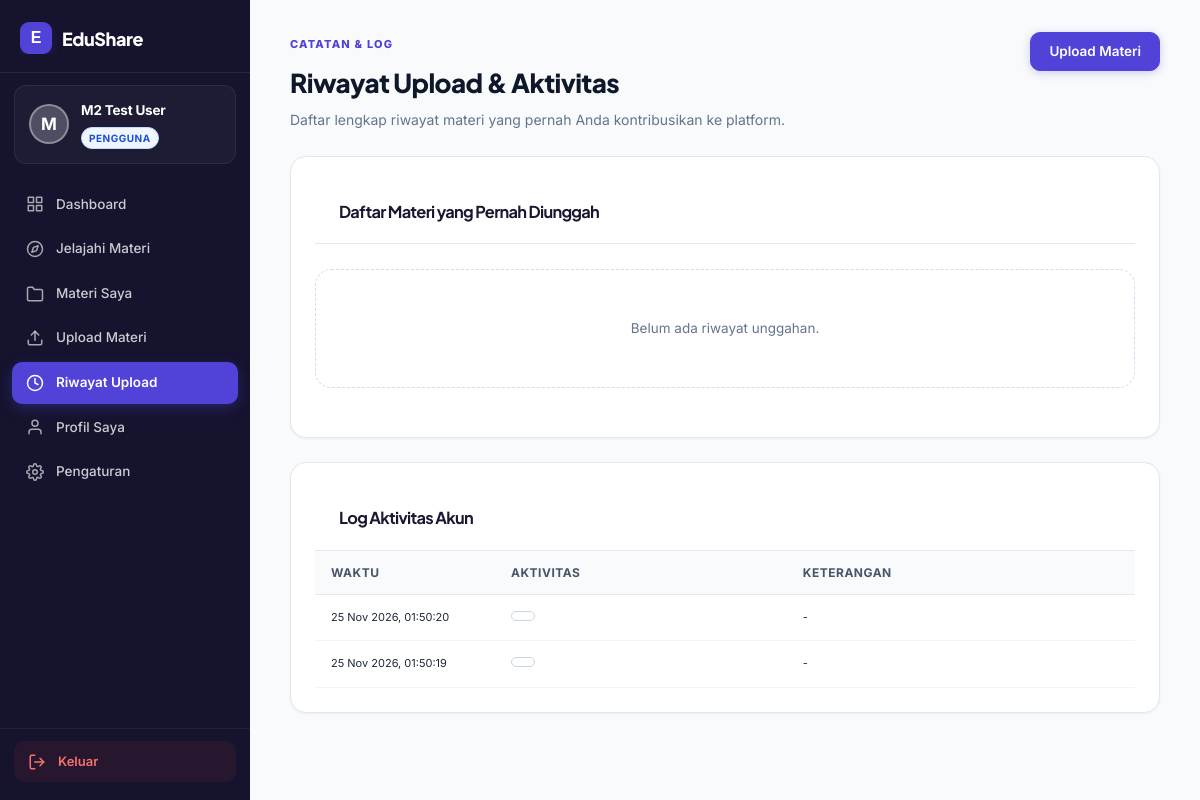
The page /user/riwayat.php (signed in) on the database its author committed.
### tables this page shows
CREATE TABLE `users` (
  `id_user` int(11) NOT NULL AUTO_INCREMENT,
  `nama` varchar(100) NOT NULL,
  `email` varchar(150) NOT NULL,
  `password` varchar(255) NOT NULL,
  `role` enum('user','admin','super_admin') NOT NULL DEFAULT 'user',
  `status` enum('active','inactive','suspended') NOT NULL DEFAULT 'active',
  `last_login_at` datetime DEFAULT NULL,
  `created_by` int(11) DEFAULT NULL,
  `created_at` datetime NOT NULL DEFAULT current_timestamp(),
  `updated_at` datetime DEFAULT NULL ON UPDATE current_timestamp(),
  PRIMARY KEY (`id_user`),
  UNIQUE KEY `email` (`email`),
  KEY `idx_users_role_status` (`role`,`status`),
  KEY `idx_users_created_by` (`created_by`),
  CONSTRAINT `fk_users_created_by` FOREIGN KEY (`created_by`) REFERENCES `users` (`id_user`) ON DELETE SET NULL
);

CREATE TABLE `activity_logs` (
  `id_activity` int(11) NOT NULL AUTO_INCREMENT,
  `id_user` int(11) DEFAULT NULL,
  `activity_type` varchar(60) NOT NULL,
  `entity_type` varchar(50) DEFAULT NULL,
  `entity_id` int(11) DEFAULT NULL,
  `summary` varchar(255) NOT NULL,
  `ip_address` varchar(45) DEFAULT NULL,
  `created_at` datetime NOT NULL DEFAULT current_timestamp(),
  PRIMARY KEY (`id_activity`),
  KEY `idx_activity_user_date` (`id_user`,`created_at`),
  KEY `idx_activity_type_date` (`activity_type`,`created_at`),
  CONSTRAINT `fk_activity_user` FOREIGN KEY (`id_user`) REFERENCES `users` (`id_user`) ON DELETE SET NULL
);

### includes/helpers.php (called while the page is built, shortened)
<?php
if (!function_exists('e')) {
    function e(mixed $value): string
    {
        if (!is_scalar($value) && !($value instanceof \Stringable)) {
            return '';
        }
        return htmlspecialchars((string)$value, ENT_QUOTES | ENT_SUBSTITUTE, 'UTF-8');
    }
}
if (!function_exists('url')) {
    function url(string $path = ''): string
    {
        return BASE_URL . '/' . ltrim($path, '/');
    }
}

### middleware/auth.php (called while the page is built, shortened)
<?php
if (!function_exists('current_user')) {
    function current_user(): ?array
    {
        $sessionUserId = (int)($_SESSION['user']['id_user'] ?? $_SESSION['user']['id'] ?? 0);
        if (
            !empty($GLOBALS['_edushare_auth_loaded'])
            && ($GLOBALS['_edushare_auth_uid'] ?? null) === $sessionUserId
        ) {
            return $GLOBALS['_edushare_auth_user'];
        }
        try {
            $stmt = db()->prepare('SELECT id_user, nama, email, role, status FROM users WHERE id_user = ? LIMIT 1');
            $stmt->execute([$sessionUserId]);
            $row = $stmt->fetch();
        } catch (\Throwable $e) {
            error_log('EduShare current_user error: ' . $e->getMessage());
            clear_auth_cache();
            return null;
        }
        $user = [
            'id'      => (int)$row['id_user'],
            'id_user' => (int)$row['id_user'],
            'nama'    => (string)$row['nama'],
            'email'   => (string)$row['email'],
            'role'    => (string)$row['role'],
            'status'  => (string)$row['status'],
        ];
        return $user;
    }
}

### config/database.php (called while the page is built, shortened)
<?php
if (!function_exists('db')) {
    function db(): PDO
    {
        return $GLOBALS['pdo'];
    }
}

### config/app.php (called while the page is built, shortened)
<?php
require_once __DIR__ . '/database.php';
require_once ROOT_PATH . '/includes/helpers.php';
require_once ROOT_PATH . '/middleware/auth.php';
if (PHP_SAPI !== 'cli' && !empty($_SESSION['user'])) {
    $timeoutMin = max(1, (int)get_setting('session_timeout_min', 60));
    if (isset($_SESSION['last_activity']) && (time() - (int)$_SESSION['last_activity']) > ($timeoutMin * 60)) {
        $timedOutUserId = (int)($_SESSION['user']['id_user'] ?? $_SESSION['user']['id'] ?? 0);
        $timedOutRole   = isset($_SESSION['user']['role']) ? (string)$_SESSION['user']['role'] : null;
        if ($timedOutUserId > 0) {
            log_activity($timedOutUserId, 'session_timeout', 'Sesi berakhir otomatis karena tidak aktif.', 'user', $timedOutUserId);
            log_audit('session_timeout', 'user', $timedOutUserId, 'Sesi berakhir otomatis karena tidak aktif.', [], $timedOutUserId, $timedOutRole);
        }
        $_SESSION = [];
        if (!headers_sent() && session_status() === PHP_SESSION_ACTIVE) {
            session_regenerate_id(true);
        }
        clear_auth_cache();
        $_SESSION['flash'] = [
            'type'    => 'error',
            'message' => 'Sesi Anda telah berakhir karena tidak aktif. Silakan login kembali.',
        ];
    } else {
        current_user();
    }
}

### user/riwayat.php (the view, shortened to what this page needs)
<?php
require_once __DIR__ . '/../config/app.php';
$user = current_user();
$userId = (int)$user['id_user'];
$pdo = db();
$stmt = $pdo->prepare(
    "SELECT m.*, c.nama_kategori
     FROM materials m
     JOIN categories c ON c.id_category = m.id_category
     WHERE m.id_user = ?
     ORDER BY m.tanggal_upload DESC"
);
$stmt->execute([$userId]);
$history = $stmt->fetchAll();
$actStmt = $pdo->prepare(
    "SELECT * FROM activity_logs
     WHERE id_user = ?
     ORDER BY created_at DESC
     LIMIT 20"
);
$actStmt->execute([$userId]);
$activities = $actStmt->fetchAll();
?>
<!DOCTYPE html>
<html lang="id">
<head>
<link rel="stylesheet" href="<?= e(url('assets/css/style.css')) ?>">
<link rel="stylesheet" href="<?= e(url('assets/css/dashboard.css')) ?>">
</head>
<body>
<div class="dashboard-layout">
<?php include __DIR__ . '/../partials/sidebar_user.php'; ?>
<main class="content-area">
    <div class="panel-header">
        <div>
            <span class="eyebrow">CATATAN & LOG</span>
            <h1>Riwayat Upload & Aktivitas</h1>
            <p>Daftar lengkap riwayat materi yang pernah Anda kontribusikan ke platform.</p>
        </div>
        <a href="<?= e(url('user/upload.php')) ?>" class="btn btn-primary">
            Upload Materi
        </a>
    </div>
    <div class="card" style="margin-bottom: 24px;">
        <div class="card-header">
            <h3>Daftar Materi yang Pernah Diunggah</h3>
        </div>
        <?php if (!empty($history)): ?>
            <div class="table-responsive">
                <table class="data-table">
                    <thead>
                        <tr>
                            <th>No</th>
                            <th>Judul Materi</th>
                            <th>Kategori</th>
                            <th>Format & Ukuran</th>
                            <th>Tanggal Upload</th>
                            <th>Status Verifikasi</th>
                            <th>Catatan Admin</th>
                        </tr>
                    </thead>
                    <tbody>
                        <?php foreach ($history as $idx => $item): ?>
                            <tr>
                                <td><?= $idx + 1 ?></td>
                                <td>
                                    <strong><?= e($item['judul']) ?></strong>
                                    <div class="text-muted" style="font-size:11px;"><?= e(mb_strimwidth($item['deskripsi'] ?? '', 0, 70, '...')) ?></div>
                                </td>
                                <td><span class="badge badge-light"><?= e($item['nama_kategori']) ?></span></td>
                                <td>
                                    <span class="badge badge-outline"><?= strtoupper(e($item['format_file'])) ?></span>
                                    <small class="text-muted"><?= round(((int)$item['file_size']) / 1024, 1) ?> KB</small>
                                </td>
                                <td><?= date('d M Y, H:i', strtotime($item['tanggal_upload'])) ?></td>
                                <td>
                                    <?php if ($item['status'] === 'approved'): ?>
                                        <span class="badge badge-success">Disetujui</span>
                                    <?php elseif ($item['status'] === 'pending'): ?>
                                        <span class="badge badge-warning">Menunggu</span>
                                    <?php elseif ($item['status'] === 'rejected'): ?>
                                        <span class="badge badge-danger">Ditolak</span>
                                    <?php else: ?>
                                        <span class="badge badge-secondary"><?= e($item['status']) ?></span>
                                    <?php endif; ?>
                                </td>
                                <td>
                                    <?php if (!empty($item['rejection_reason'])): ?>
                                        <span class="text-danger" style="font-size:12px;"><?= e($item['rejection_reason']) ?></span>
                                    <?php elseif ($item['status'] === 'approved'): ?>
                                        <span class="text-success" style="font-size:12px;">Materi aktif & dapat diunduh publik</span>
                                    <?php else: ?>
                                        <span class="text-muted" style="font-size:12px;">Sedang ditinjau</span>
                                    <?php endif; ?>
                                </td>
                            </tr>
                        <?php endforeach; ?>
                    </tbody>
                </table>
            </div>
        <?php else: ?>
            <div class="empty-state">
                <p>Belum ada riwayat unggahan.</p>
            </div>
        <?php endif; ?>
    </div>
    <div class="card">
        <div class="card-header">
            <h3>Log Aktivitas Akun</h3>
        </div>
        <?php if (!empty($activities)): ?>
            <div class="table-responsive">
                <table class="data-table">
                    <thead>
                        <tr>
                            <th>Waktu</th>
                            <th>Aktivitas</th>
                            <th>Keterangan</th>
                        </tr>
                    </thead>
                    <tbody>
                        <?php foreach ($activities as $act): ?>
                            <tr>
                                <td style="width: 180px;"><?= date('d M Y, H:i:s', strtotime($act['created_at'])) ?></td>
                                <td><span class="badge badge-outline"><?= e($act['action']) ?></span></td>
                                <td><?= e($act['description'] ?? '-') ?></td>
                            </tr>
                        <?php endforeach; ?>
                    </tbody>
                </table>
            </div>
        <?php else: ?>
            <div class="empty-state">
                <p>Belum ada riwayat aktivitas yang tercatat.</p>
            </div>
        <?php endif; ?>
    </div>
</main>
</div>
</body>
</html>

### partials/sidebar_user.php (shortened to what this page needs)
<?php
$sidebarUser = current_user();
$currentPage = $_SERVER['PHP_SELF'];
function userSidebarIsActive(string $path): string {
    global $currentPage;
    return str_contains($currentPage, $path) ? ' active' : '';
}
$userFirstLetter = strtoupper(mb_substr($sidebarUser['nama'] ?? $sidebarUser['name'] ?? 'U', 0, 1));
?>
<aside class="sidebar sidebar-user">
    <div class="brand">
        <a href="<?= url('user/dashboard.php') ?>" class="brand-link">
            <span class="brand-mark">E</span>
            <span class="brand-name">EduShare</span>
        </a>
    </div>
    <div class="user-info">
        <div class="user-avatar user-avatar-purple">
            <?= e($userFirstLetter) ?>
        </div>
        <div class="user-meta">
            <div class="user-name"><?= e($sidebarUser['nama'] ?? $sidebarUser['name'] ?? 'Pengguna') ?></div>
            <span class="role-badge badge-user">Pengguna</span>
        </div>
    </div>
    <nav class="sidebar-nav">
        <a href="<?= url('user/dashboard.php') ?>" class="nav-item <?= userSidebarIsActive('user/dashboard') ?>">
            <svg width="18" height="18" viewBox="0 0 24 24" fill="none" stroke="currentColor" stroke-width="2" stroke-linecap="round" stroke-linejoin="round"><rect x="3" y="3" width="7" height="7"/><rect x="14" y="3" width="7" height="7"/><rect x="14" y="14" width="7" height="7"/><rect x="3" y="14" width="7" height="7"/></svg>
            <span class="nav-label">Dashboard</span>
        </a>
        <a href="<?= url('materi.php') ?>" class="nav-item <?= userSidebarIsActive('/materi.php') ?>">
            <svg width="18" height="18" viewBox="0 0 24 24" fill="none" stroke="currentColor" stroke-width="2" stroke-linecap="round" stroke-linejoin="round"><circle cx="12" cy="12" r="10"/><polygon points="16.24 7.76 14.12 14.12 7.76 16.24 9.88 9.88 16.24 7.76"/></svg>
            <span class="nav-label">Jelajahi Materi</span>
        </a>
        <a href="<?= url('user/materi_saya.php') ?>" class="nav-item <?= userSidebarIsActive('user/materi_saya') ?>">
            <svg width="18" height="18" viewBox="0 0 24 24" fill="none" stroke="currentColor" stroke-width="2" stroke-linecap="round" stroke-linejoin="round"><path d="M22 19a2 2 0 0 1-2 2H4a2 2 0 0 1-2-2V5a2 2 0 0 1 2-2h5l2 3h9a2 2 0 0 1 2 2z"/></svg>
            <span class="nav-label">Materi Saya</span>
        </a>
        <a href="<?= url('user/upload.php') ?>" class="nav-item <?= userSidebarIsActive('user/upload') ?>">
            <svg width="18" height="18" viewBox="0 0 24 24" fill="none" stroke="currentColor" stroke-width="2" stroke-linecap="round" stroke-linejoin="round"><path d="M21 15v4a2 2 0 0 1-2 2H5a2 2 0 0 1-2-2v-4"/><polyline points="17 8 12 3 7 8"/><line x1="12" y1="3" x2="12" y2="15"/></svg>
            <span class="nav-label">Upload Materi</span>
        </a>
        <a href="<?= url('user/riwayat.php') ?>" class="nav-item <?= userSidebarIsActive('user/riwayat') ?>">
            <svg width="18" height="18" viewBox="0 0 24 24" fill="none" stroke="currentColor" stroke-width="2" stroke-linecap="round" stroke-linejoin="round"><circle cx="12" cy="12" r="10"/><polyline points="12 6 12 12 16 14"/></svg>
            <span class="nav-label">Riwayat Upload</span>
        </a>
        <a href="<?= url('user/profil.php') ?>" class="nav-item <?= userSidebarIsActive('user/profil') ?>">
            <svg width="18" height="18" viewBox="0 0 24 24" fill="none" stroke="currentColor" stroke-width="2" stroke-linecap="round" stroke-linejoin="round"><path d="M20 21v-2a4 4 0 0 0-4-4H8a4 4 0 0 0-4 4v2"/><circle cx="12" cy="7" r="4"/></svg>
            <span class="nav-label">Profil Saya</span>
        </a>
        <a href="<?= url('user/pengaturan.php') ?>" class="nav-item <?= userSidebarIsActive('user/pengaturan') ?>">
            <span class="nav-label">Pengaturan</span>
        </a>
    </nav>
    <div class="sidebar-bottom">
        <a href="<?= url('logout.php') ?>" class="logout-btn">
            <svg width="18" height="18" viewBox="0 0 24 24" fill="none" stroke="currentColor" stroke-width="2" stroke-linecap="round" stroke-linejoin="round"><path d="M9 21H5a2 2 0 0 1-2-2V5a2 2 0 0 1 2-2h4"/><polyline points="16 17 21 12 16 7"/><line x1="21" y1="12" x2="9" y2="12"/></svg>
            <span class="nav-label">Keluar</span>
        </a>
    </div>
</aside>

### assets/css/style.css (style rules this page uses)
* { box-sizing:border-box }
:root { --purple:#673de6;--purple-dark:#4f2ac8;--lavender:#f3efff;--ink:#242238;--muted:#77758b;--line:#eceaf2;--bg:#fff }
body { margin:0;color:var(--ink);font-family:'DM Sans',sans-serif;background:#fff;font-size:15px }
a { color:inherit;text-decoration:none }
.brand { font:800 20px 'Plus Jakarta Sans';display:flex;align-items:center;gap:7px;letter-spacing:-.7px }
.brand-mark { display:inline-grid;place-items:center;background:var(--purple);color:white;width:31px;height:31px;border-radius:10px;font:800 17px 'Plus Jakarta Sans';box-shadow:0 5px 12px #673de633 }
.btn { border:0;border-radius:10px;padding:13px 20px;display:inline-flex;justify-content:center;align-items:center;gap:10px;font-weight:700;font-size:13px;cursor:pointer;transition:.2s }
.btn-primary { background:var(--purple);color:white;box-shadow:0 7px 16px #673de62b }
.eyebrow { font-size:10px;font-weight:800;letter-spacing:1.7px;color:var(--purple) }
h1,h2,h3 { font-family:'Plus Jakarta Sans',sans-serif;letter-spacing:-.7px }
.empty-state { text-align:center;padding:55px 20px;border:1px dashed #ddd5f4;border-radius:16px;margin:25px 0 }
.empty-state p { font-size:12px;color:var(--muted) }
table { width:100%;border-collapse:collapse;min-width:650px }
th,td { text-align:left;padding:14px 16px;border-bottom:1px solid #f0eef5;font-size:11px }
th { color:var(--muted);font-weight:700;background:#faf9fc }
td { color:#49475c }
.sidebar-bottom a { padding:10px;font-size:11px;color:var(--muted) }

### rows shown on the page
users: nama "M", nama "M2 Test User"
activity_logs: created_at "25 Nov 2026, 01:50:20", description "-"
activity_logs: created_at "25 Nov 2026, 01:50:19", description "-"
